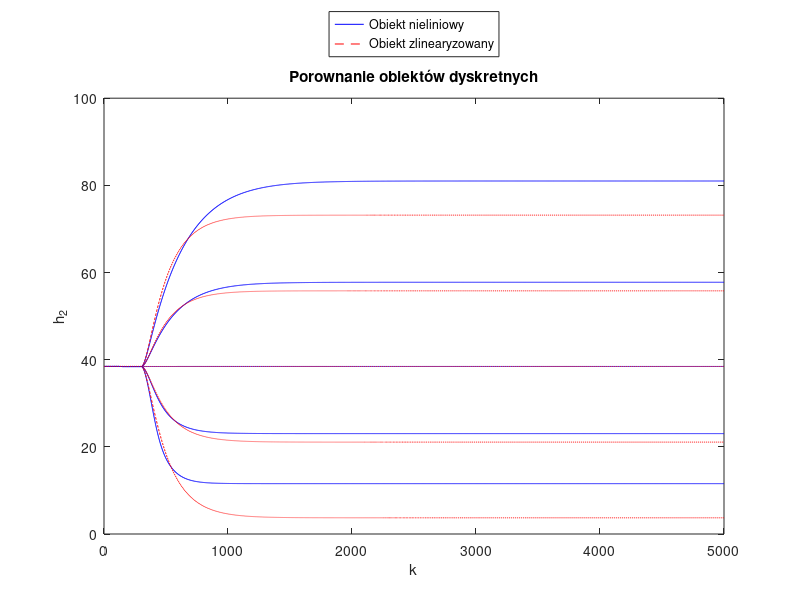

MATLAB code for this plot:
clc;
clear all;

%Constants
A1 = 505;
C2 = 0.65;
ap1 = 23; %alfa_1
ap2 = 15; %alfa_2

%Punkt pracy
tau = 120;
h2_0 = 38.44;
h1_0 = 16.34;
F1 = 78;
FD = 15;

F10 = 78;
FD0 = 15;

%Objetośc punktu pracy
v2_0 = h2_0^2 * C2;
v1_0 = h1_0 * A1;

t_sym = 5000; %czas symulacji
T = 1; %krok

%warunki_początkowe
kp = tau/T + 2;

F1in(1:T:t_sym/T) = F1;
FDc(1:T:t_sym/T) = FD;
F10 = 78;
FD0 = 15;

figure;

for P = 36:21:120
    h2(1:kp) = h2_0;
    h1(1:kp) = h1_0;
    h1_n(1:kp) = h1_0;
    h2_n(1:kp) = h2_0;
    v1(1:kp) = v1_0;
    v2(1:kp) = v2_0;
    v1_n(1:kp) = v1_0;
    v2_n(1:kp) = v2_0;
    for k = kp:t_sym/T
        if k/T > 180
            F1in(k) = P;
        end
        %Obiekt zlinearyzowany
            v1(k) = v1(k-1) + T*(F1in(k-1-(tau/T)) - F10 + FDc(k-1) - FD0 - (ap1/(2*(sqrt(h1_0))))*(h1(k-1)-h1_0));
            v2(k) = v2(k-1) + T*((ap1/(2*(sqrt(h1_0))))*(h1(k-1)-h1_0) - (ap2/(2*(sqrt(h2_0))))*(h2(k-1)-h2_0)); 
            h2(k) = h2_0 + 1/(2*sqrt(C2*v2_0))*(v2(k) - v2_0);
            h1(k) = v1(k)/A1;
        
            %Obiekt nieliniowy
            v1_n(k) = v1_n(k-1) + T*(F1in(k-1-(tau/T)) + FDc(k-1) - ap1*sqrt(h1_n(k-1)));
            v2_n(k) = v2_n(k-1) + T*(ap1*sqrt(h1_n(k-1)) - ap2*(sqrt(h2_n(k-1))));
            h1_n(k) = v1_n(k)/A1;
            h2_n(k) = sqrt(v2_n(k)/C2);

    end
    stairs((1:k),h2_n,"b")
    hold on
    stairs((1:k),h2,"--r");
    clear h2 h1 h1_n h2_n v1 v2 v1_n v2_n


end
xlabel("k"); ylabel("h_2");
title("Porownanie obiektów dyskretnych")
legend("Obiekt nieliniowy","Obiekt zlinearyzowany","Location","northoutside")
print('porow_2_obiekt.png','-dpng','-r400')